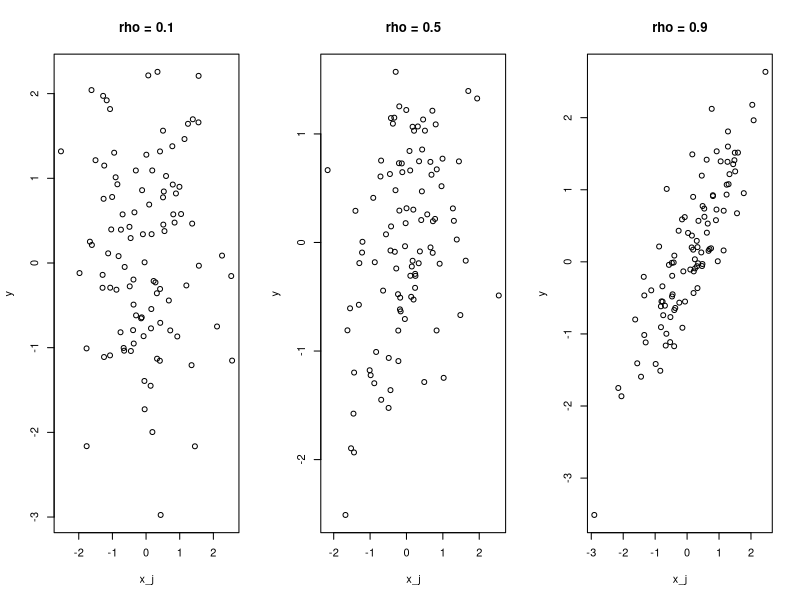

Generate this figure with R:
n = 100

par(mfrow=c(1,3))
r = 0.1
x1 = rnorm(n)
x2 = rnorm(n)
y1 = r*x2+sqrt(1-r*r)*x1
plot(y1,x2, main = "rho = 0.1", xlab = "x_j", ylab = "y")
r = 0.5
x1 = rnorm(n)
x2 = rnorm(n)
y1 = r*x2+sqrt(1-r*r)*x1
plot(y1,x2, main = "rho = 0.5", xlab = "x_j", ylab = "y")
r = 0.9
x1 = rnorm(n)
x2 = rnorm(n)
y1 = r*x2+sqrt(1-r*r)*x1
plot(y1,x2, main = "rho = 0.9", xlab = "x_j", ylab = "y")
